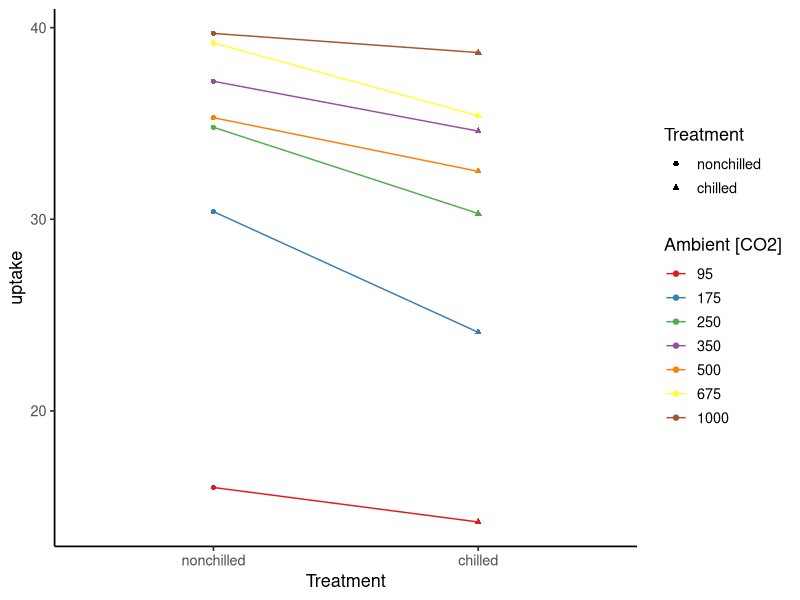
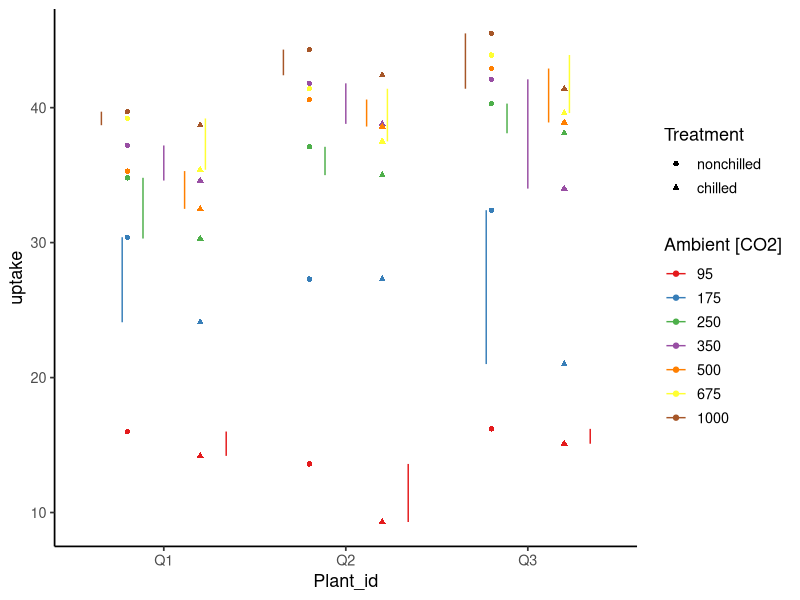
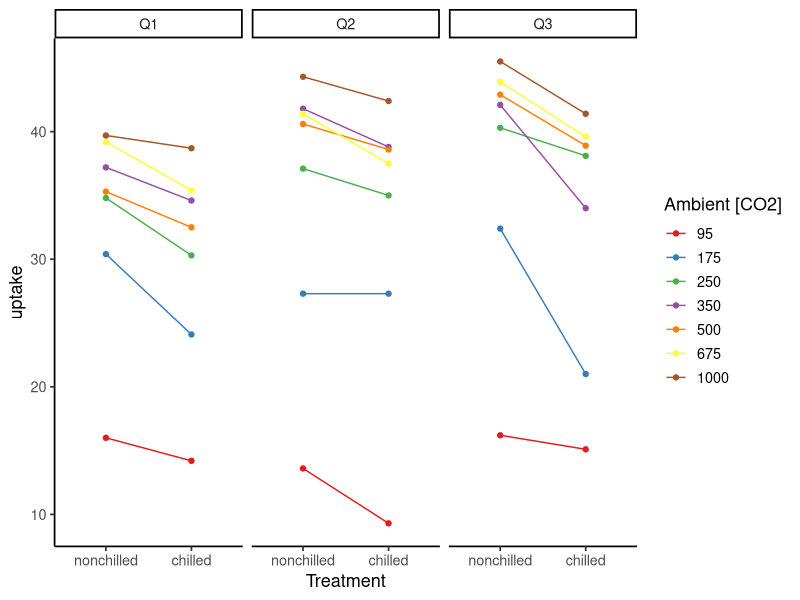

The R source for these figures, in order:
## ---- chunk 1
knitr::opts_chunk$set(message = F, 
                      error = F, 
                      warning = F,
                      fig.align = "center")

## ---- chunk 2
library(tidyverse)

### Select plant individual #1
CO2_plant_1 <- filter(CO2, Plant %in% c("Qn1", "Qc1")) 
  
### Plot  
ggplot(CO2_plant_1) + 
  geom_point(aes(x = Treatment, y = uptake, shape = Treatment, color = factor(conc))) + 
  geom_line(aes(x = Treatment, y = uptake, color = factor(conc), group = factor(conc))) + 
  scale_color_brewer(palette = "Set1", name = "Ambient [CO2]") + 
  theme_classic(base_size = 13)

## ---- chunk 3
### Select plant individual #1 to #3
CO2_plant_1_to_3 <- filter(CO2, Plant %in% c("Qn1", "Qc1", "Qn2", "Qc2", "Qn3", "Qc3")) %>% 
  mutate(Plant_id = str_remove(Plant, "(n|c)")) %>% 
  mutate(Plant_conc_id = str_c(Plant_id, conc, sep = "_"))  # create a unique id for the paired points
  
### Plot  
ggplot(CO2_plant_1_to_3) + 
  geom_point(aes(x = Plant_id, y = uptake, group = Treatment, shape = Treatment, color = factor(conc)),
             position = position_dodge(width = 0.8)) + 
  geom_line(aes(x = Plant_id, y = uptake, group = Plant_conc_id, color = factor(conc)),
            position = position_dodge(width = 0.8)) + 
  scale_color_brewer(palette = "Set1", name = "Ambient [CO2]") + 
  theme_classic(base_size = 13)

## ---- chunk 4
### Plot  
ggplot(CO2_plant_1_to_3) + 
  geom_point(aes(x = Treatment, y = uptake, color = factor(conc))) + 
  geom_line(aes(x = Treatment, y = uptake, group = factor(conc), color = factor(conc))) + 
  facet_wrap( ~ Plant_id) +  # creating facets by plant id
  scale_color_brewer(palette = "Set1", name = "Ambient [CO2]") + 
  theme_classic(base_size = 13)

## ---- chunk 5
df <- c("A", "B", "A", "C", "C", "B", "A")
lib <- c("A" = 1, "B" = 2, "C" = 3)
lib[df]



